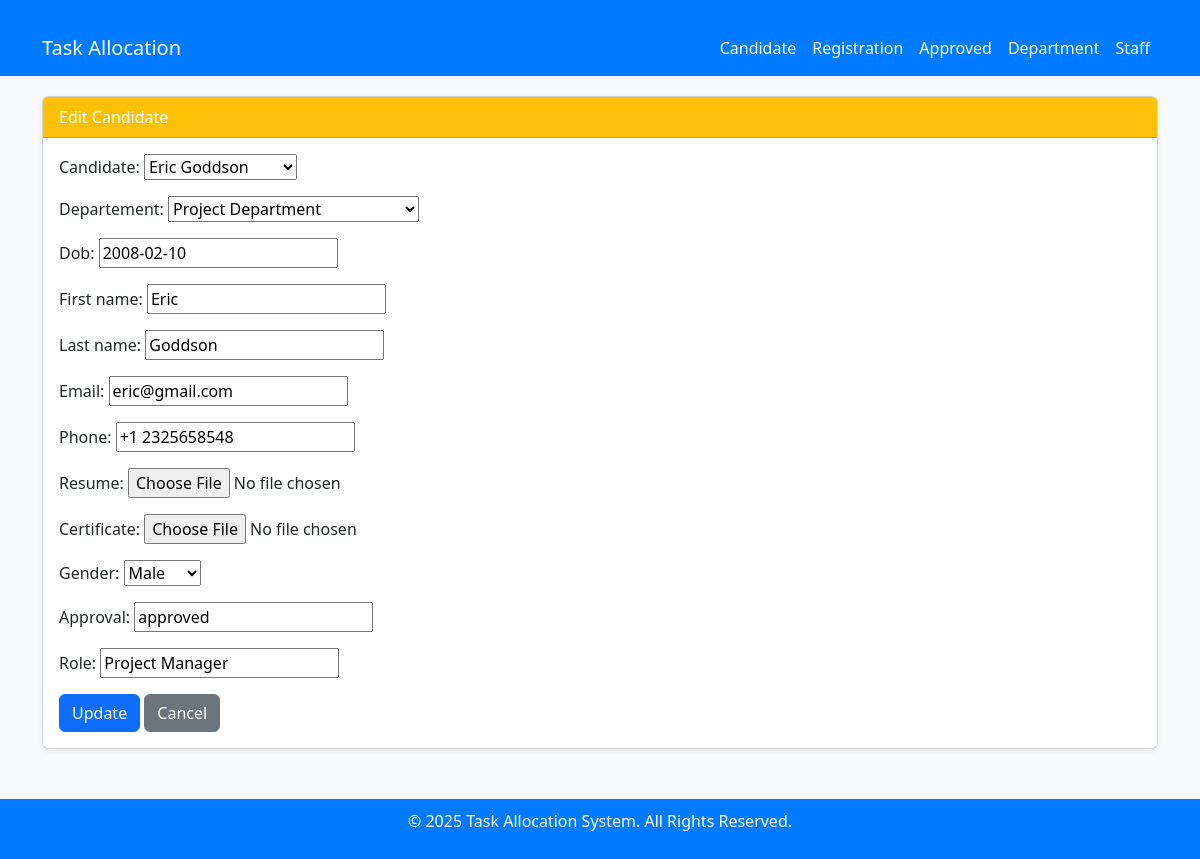
The app's page /staff/edit/1/1s/ with its own data.
### mainApp/models.py (models this page shows, shortened)
class Staff(models.Model):
    candidate = models.ForeignKey(Candidate, on_delete=models.CASCADE, related_name="candidate")
    departement = models.ForeignKey(Departement, on_delete=models.CASCADE, related_name='staff')
    dob = models.DateField()

class Candidate(models.Model):
    first_name = models.CharField(max_length=100)
    last_name = models.CharField(max_length=100)
    email = models.EmailField(unique=True)
    phone = models.CharField(max_length=20, blank=True, null=True)
    resume = models.FileField(upload_to="resumes/", blank=True, null=True)
    certificate = models.FileField(upload_to="certificates/", blank=True, null=True)
    GENDER_LIST = [
        ("Male" ,"Male"),
        ("Female" , "Female"),
    ]
    gender = models.CharField(max_length=50, choices=GENDER_LIST, default="Male")
    approval = models.CharField(max_length=20, default='not_approved')
    role = models.CharField(max_length=50, default='no_role')
    date_applied = models.DateTimeField(auto_now_add=True)
    def __str__(self):
        return f"{self.first_name} {self.last_name}"

### mainApp/views.py (the view)
# urls.py: path('staff/edit/<int:staff_id>/<int:candidate_id>s/', views.staff_edit, name='staff_edit'),
def staff_edit(request, staff_id, candidate_id):
    print(staff_id, "  >>  ", candidate_id)
    staff = get_object_or_404(Staff, id=staff_id)
    candidate = get_object_or_404(Candidate, id=candidate_id)
    if request.method == "POST":
        form = StaffForm(request.POST, instance=staff)
        candidate_form = CandidateForm(request.POST, instance=candidate)
        if form.is_valid():
            candidate_form.save()
            form.save()
            messages.success(request=request, message="Staff updated successfully!")
            return redirect('staff_list')
    else:
        form = StaffForm(instance=staff)
        candidate_form = CandidateForm(instance=candidate)
    return render(request=request, template_name="task_allocation/staff/edit_staff.html", context={'form': form, "candidate_form": candidate_form})

### mainApp/forms.py
class StaffForm(forms.ModelForm):
    class Meta:
        model = Staff
        fields = '__all__'

class CandidateForm(forms.ModelForm):
    class Meta:
        model = Candidate
        fields = '__all__'

### mainApp/models.py (called while the page is built)
    def __str__(self):
        return self.departement_name

### templates/task_allocation/staff/edit_staff.html
{% extends '../base.html' %} {% block title %}Edit Staff{% endblock %} {% block content %}
<div class="card shadow-sm">
  <div class="card-header bg-warning text-white">Edit Candidate</div>
  <div class="card-body">
    <form method="POST">
      {% csrf_token %} {{ form.as_p }} {{ candidate_form.as_p }}
      <button type="submit" class="btn btn-primary">Update</button>
      <a href="{% url 'staff_list' %}" class="btn btn-secondary">Cancel</a>
    </form>
  </div>
</div>
{% endblock %}

### templates/task_allocation/base.html (style rules this page uses)
body { background-color: #f8f9fa; }

### records on screen
Staff: candidate "Eric Goddson", departement "Project Department", dob "2008-02-10"
Candidate: first_name "Eric", last_name "Goddson", email "eric@gmail.com", phone "+1 2325658548", gender "Male", approval "approved", role "Project Manager"
